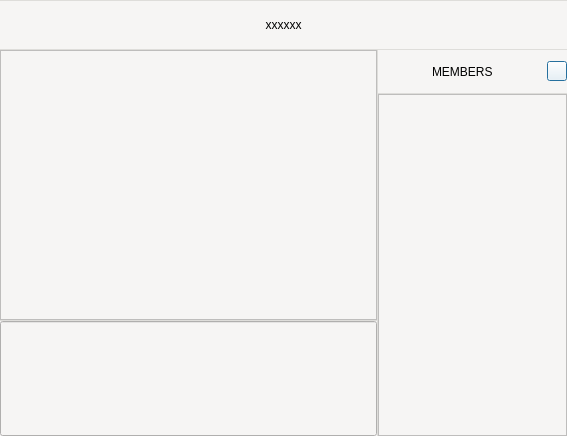
<?xml version="1.0" encoding="UTF-8"?>
<ui version="4.0">
 <class>GroupChatDialog</class>
 <widget class="QDialog" name="GroupChatDialog">
  <property name="geometry">
   <rect>
    <x>0</x>
    <y>0</y>
    <width>567</width>
    <height>436</height>
   </rect>
  </property>
  <property name="windowTitle">
   <string>Dialog</string>
  </property>
  <property name="styleSheet">
   <string notr="true">background-color: rgb(246, 245, 244);</string>
  </property>
  <layout class="QGridLayout" name="gridLayout">
   <property name="leftMargin">
    <number>0</number>
   </property>
   <property name="topMargin">
    <number>0</number>
   </property>
   <property name="rightMargin">
    <number>0</number>
   </property>
   <property name="bottomMargin">
    <number>0</number>
   </property>
   <item row="0" column="0">
    <widget class="QWidget" name="widget" native="true">
     <layout class="QVBoxLayout" name="verticalLayout_3" stretch="0,1,0,8">
      <property name="spacing">
       <number>0</number>
      </property>
      <property name="leftMargin">
       <number>0</number>
      </property>
      <property name="topMargin">
       <number>0</number>
      </property>
      <property name="rightMargin">
       <number>0</number>
      </property>
      <property name="bottomMargin">
       <number>0</number>
      </property>
      <item>
       <widget class="Line" name="line_4">
        <property name="minimumSize">
         <size>
          <width>0</width>
          <height>1</height>
         </size>
        </property>
        <property name="maximumSize">
         <size>
          <width>16777215</width>
          <height>1</height>
         </size>
        </property>
        <property name="styleSheet">
         <string notr="true">border:none;
background-color: rgb(222, 221, 218);</string>
        </property>
        <property name="orientation">
         <enum>Qt::Horizontal</enum>
        </property>
       </widget>
      </item>
      <item>
       <widget class="QLabel" name="nameLabel">
        <property name="sizePolicy">
         <sizepolicy hsizetype="Expanding" vsizetype="Expanding">
          <horstretch>0</horstretch>
          <verstretch>0</verstretch>
         </sizepolicy>
        </property>
        <property name="text">
         <string>&lt;html&gt;&lt;head/&gt;&lt;body&gt;&lt;p align=&quot;center&quot;&gt;xxxxxx&lt;/p&gt;&lt;/body&gt;&lt;/html&gt;</string>
        </property>
       </widget>
      </item>
      <item>
       <widget class="Line" name="line_3">
        <property name="minimumSize">
         <size>
          <width>0</width>
          <height>1</height>
         </size>
        </property>
        <property name="maximumSize">
         <size>
          <width>16777215</width>
          <height>1</height>
         </size>
        </property>
        <property name="styleSheet">
         <string notr="true">border:none;
background-color: rgb(222, 221, 218);</string>
        </property>
        <property name="orientation">
         <enum>Qt::Horizontal</enum>
        </property>
       </widget>
      </item>
      <item>
       <widget class="QWidget" name="contentWidget" native="true">
        <layout class="QHBoxLayout" name="horizontalLayout_2" stretch="4,0,2">
         <property name="spacing">
          <number>0</number>
         </property>
         <property name="leftMargin">
          <number>0</number>
         </property>
         <property name="topMargin">
          <number>0</number>
         </property>
         <property name="rightMargin">
          <number>0</number>
         </property>
         <property name="bottomMargin">
          <number>0</number>
         </property>
         <item>
          <layout class="QVBoxLayout" name="verticalLayout" stretch="7,0,3">
           <property name="spacing">
            <number>0</number>
           </property>
           <item>
            <widget class="QScrollArea" name="MsgScrollArea">
             <property name="styleSheet">
              <string notr="true"/>
             </property>
             <property name="widgetResizable">
              <bool>true</bool>
             </property>
             <widget class="QWidget" name="scrollAreaWidgetContents">
              <property name="geometry">
               <rect>
                <x>0</x>
                <y>0</y>
                <width>373</width>
                <height>266</height>
               </rect>
              </property>
              <layout class="QVBoxLayout" name="verticalLayout_4"/>
             </widget>
            </widget>
           </item>
           <item>
            <widget class="Line" name="line">
             <property name="minimumSize">
              <size>
               <width>0</width>
               <height>1</height>
              </size>
             </property>
             <property name="maximumSize">
              <size>
               <width>16777215</width>
               <height>1</height>
              </size>
             </property>
             <property name="styleSheet">
              <string notr="true">border:none;
background-color: rgb(222, 221, 218);</string>
             </property>
             <property name="orientation">
              <enum>Qt::Horizontal</enum>
             </property>
            </widget>
           </item>
           <item>
            <widget class="QLineEdit" name="sendLineEdit">
             <property name="sizePolicy">
              <sizepolicy hsizetype="Expanding" vsizetype="Expanding">
               <horstretch>0</horstretch>
               <verstretch>0</verstretch>
              </sizepolicy>
             </property>
             <property name="styleSheet">
              <string notr="true"/>
             </property>
             <property name="alignment">
              <set>Qt::AlignLeading|Qt::AlignLeft|Qt::AlignTop</set>
             </property>
            </widget>
           </item>
          </layout>
         </item>
         <item>
          <widget class="Line" name="line_2">
           <property name="minimumSize">
            <size>
             <width>1</width>
             <height>0</height>
            </size>
           </property>
           <property name="maximumSize">
            <size>
             <width>1</width>
             <height>16777215</height>
            </size>
           </property>
           <property name="styleSheet">
            <string notr="true">border:none;
background-color: rgb(222, 221, 218);</string>
           </property>
           <property name="orientation">
            <enum>Qt::Vertical</enum>
           </property>
          </widget>
         </item>
         <item>
          <layout class="QVBoxLayout" name="verticalLayout_2" stretch="1,0,8">
           <property name="spacing">
            <number>0</number>
           </property>
           <item>
            <layout class="QHBoxLayout" name="horizontalLayout" stretch="1,1,1,1">
             <item>
              <spacer name="horizontalSpacer">
               <property name="orientation">
                <enum>Qt::Horizontal</enum>
               </property>
               <property name="sizeHint" stdset="0">
                <size>
                 <width>40</width>
                 <height>20</height>
                </size>
               </property>
              </spacer>
             </item>
             <item>
              <widget class="QLabel" name="label">
               <property name="sizePolicy">
                <sizepolicy hsizetype="Expanding" vsizetype="Expanding">
                 <horstretch>0</horstretch>
                 <verstretch>0</verstretch>
                </sizepolicy>
               </property>
               <property name="text">
                <string>MEMBERS</string>
               </property>
              </widget>
             </item>
             <item>
              <spacer name="horizontalSpacer_2">
               <property name="orientation">
                <enum>Qt::Horizontal</enum>
               </property>
               <property name="sizeHint" stdset="0">
                <size>
                 <width>40</width>
                 <height>20</height>
                </size>
               </property>
              </spacer>
             </item>
             <item>
              <widget class="QPushButton" name="pushButton">
               <property name="sizePolicy">
                <sizepolicy hsizetype="Expanding" vsizetype="Expanding">
                 <horstretch>0</horstretch>
                 <verstretch>0</verstretch>
                </sizepolicy>
               </property>
               <property name="maximumSize">
                <size>
                 <width>20</width>
                 <height>20</height>
                </size>
               </property>
               <property name="styleSheet">
                <string notr="true">
QPushButton{
background-color: rgba(255, 255, 255,0);
border-image: url(:/new/prefix1/flush.png);
}

QPushButton:hover{
	background-color: rgba(246, 245, 244,0);
border-image: url(:/new/prefix1/flush.png);
}
</string>
               </property>
               <property name="text">
                <string/>
               </property>
              </widget>
             </item>
            </layout>
           </item>
           <item>
            <widget class="Line" name="line_5">
             <property name="minimumSize">
              <size>
               <width>0</width>
               <height>1</height>
              </size>
             </property>
             <property name="maximumSize">
              <size>
               <width>16777215</width>
               <height>1</height>
              </size>
             </property>
             <property name="styleSheet">
              <string notr="true">border:none;
background-color: rgb(222, 221, 218);</string>
             </property>
             <property name="orientation">
              <enum>Qt::Horizontal</enum>
             </property>
            </widget>
           </item>
           <item>
            <widget class="QListWidget" name="memberListWidget">
             <property name="minimumSize">
              <size>
               <width>0</width>
               <height>0</height>
              </size>
             </property>
             <property name="styleSheet">
              <string notr="true">QListWidget{
	border-radius:0px;
	border:1px solid rgb(222, 221, 218);
}


QListWidget::Item:hover{
	background-color: rgb(192, 191, 188);
}
QListWidget::Item:selected{
	
	background-color: rgb(192, 191, 188);
	
};

</string>
             </property>
            </widget>
           </item>
          </layout>
         </item>
        </layout>
       </widget>
      </item>
     </layout>
    </widget>
   </item>
  </layout>
 </widget>
 <resources/>
 <connections/>
</ui>
